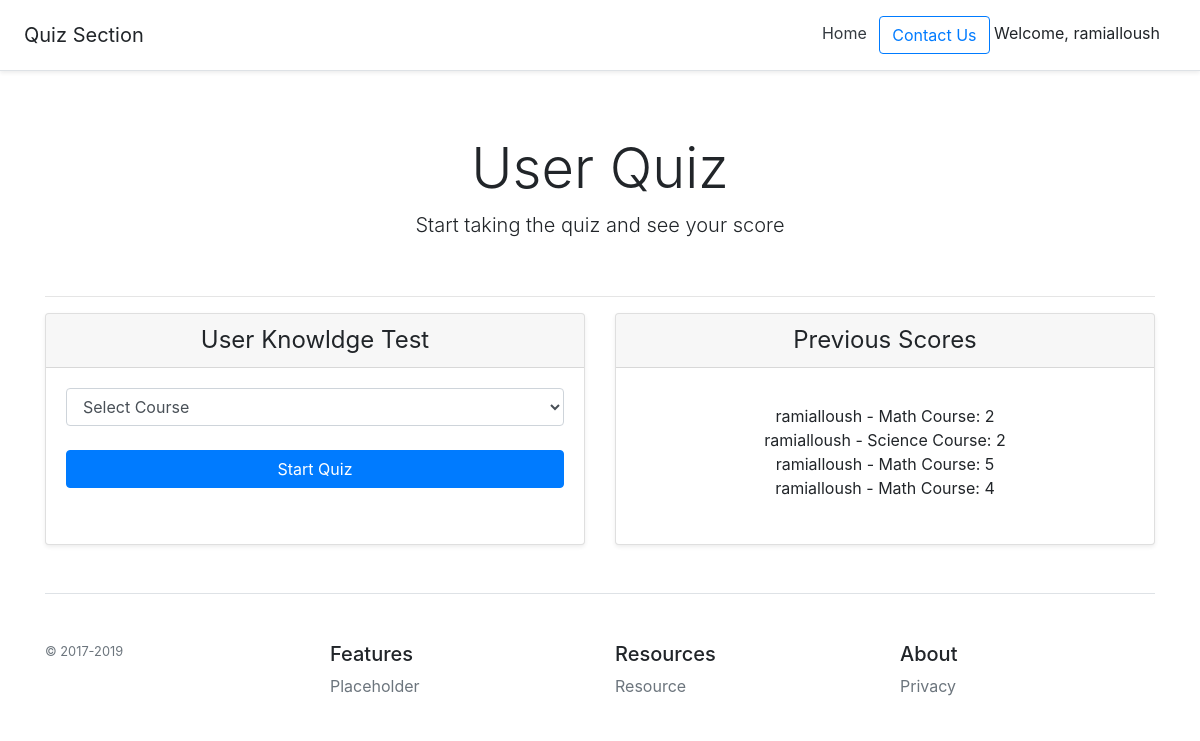
Page /quiz/ (signed in) on the earlier database version.
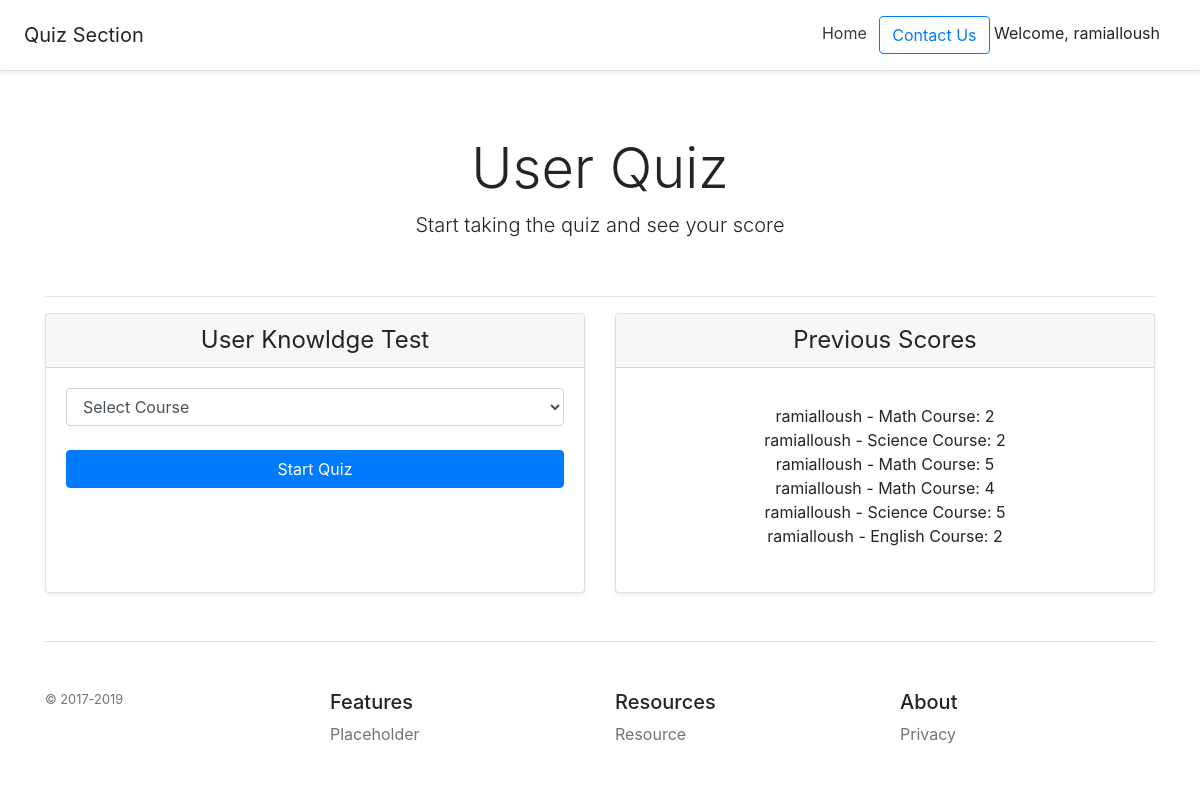
Same page on the later database version.
### quiz/models.py (models this page shows, shortened)
class Score(models.Model):
    user = models.ForeignKey(User, verbose_name='User',
                             on_delete=models.CASCADE)
    course = models.ForeignKey(Course, on_delete=models.CASCADE)
    date = models.DateTimeField('Quiz Date', default=timezone.now)
    score = models.IntegerField(default=0)

class Course(models.Model):
    course_name = models.CharField(max_length=300)
    def __str__(self):
        return self.course_name

### quiz/views.py (the view)
# urls.py: path('', views.IndexView.as_view(), name='index'),  # use name for reverse function
class IndexView(generic.ListView):
    model = Score
    template_name = 'quiz/index.html'
    def get_context_data(self, **kwargs):
        context = super(IndexView, self).get_context_data(**kwargs)
        context.update({
            'form': CourseSelectForm(),
        })
        return context
    def get_queryset(self):
        self.request.session['score'] = 0
        self.request.session['count'] = 0
        user = self.request.user
        if user.is_authenticated:
            return Score.objects.filter(
                user=self.request.user
            )
        else:
            return None

### quiz/forms.py
class CourseSelectForm(forms.Form):
    course_name = forms.ModelChoiceField(
        empty_label="Select Course",
        queryset=Course.objects.all(),
        widget=forms.Select(
            attrs={'class': 'form-control', 'label_from_instance ': 'dd'})
    )
    def __init__(self, *args, **kwargs):
        super(CourseSelectForm, self).__init__(*args, **kwargs)
        self.fields['course_name'].label = ''

### quiz/templates/quiz/index.html (shortened to what this page needs)
{% extends 'quiz/base.html' %}
{% block content %}
<div class="card-deck mb-3 text-center">
    <div class="card mb-12 shadow-sm">
        <div class="card-header">
            <h4 class="my-0 font-weight-normal">User Knowldge Test</h4>
        </div>
        <div class="card-body">
            {% if request.user.is_authenticated %}
            <form action="/quiz/start/" method="post">
                {{ form }}
                <br>
                <input type="submit" class="btn btn-block btn-primary" value="Start Quiz">
            </form>
            {% else %}
            You must log in first to take the quiz
            {% endif %}
        </div>
    </div>
    {% if score_list %}
    <div class="card mb-12 shadow-sm">
        <div class="card-header">
            <h4 class="my-0 font-weight-normal">Previous Scores</h4>
        </div>
        <div class="card-body">
            <ul class="list-unstyled mt-3 mb-4">
                {% for score in score_list %}
                <li>{{ score.user }} - {{ score.course }}: {{ score.score }}</li>
                {% endfor %}
            </ul>
        </div>
    </div>
    {% endif %}
</div>
{% endblock %}

Differences in the rows shown:
added Score: user "ramialloush", course "Science Course", score "5"
added Score: user "ramialloush", course "English Course", score "2"
